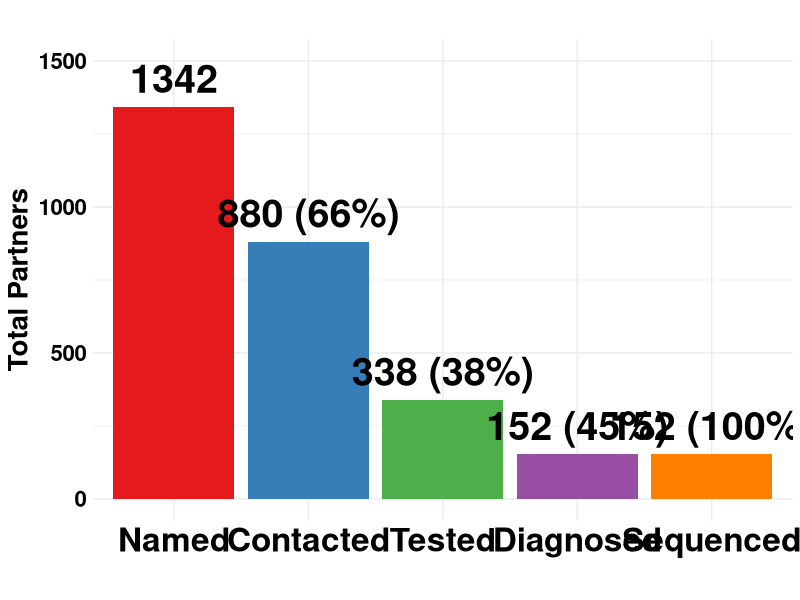

The R source for this figure:
rm(list=ls())

# Loading necessary libraries
library(tidyr)
library(ggplot2)
library(RColorBrewer)

# Structuring the data with the average values
overall_data <- data.frame(
  Category = c("Named_Mean", "Contacted_Mean", "Tested_Mean", "Diagnosed_Mean", "Sequenced_Mean"),
  Value = c(1342, 880, 338, 152, 152)
)

# Adjusting the factor levels and labels for the Category column
overall_data$Category <- factor(overall_data$Category, 
                                levels = c("Named_Mean", 
                                           "Contacted_Mean",
                                           "Tested_Mean",
                                           "Diagnosed_Mean",
                                           "Sequenced_Mean"),
                                labels = c("Named", 
                                           "Contacted",
                                           "Tested", 
                                           "Diagnosed", 
                                           "Sequenced"))

# Color settings
set1_colors <- brewer.pal(8, "Set1")
my_colors <- c("Named" = set1_colors[1], 
               "Contacted" = set1_colors[2],
               "Tested" = set1_colors[3],     
               "Diagnosed" = set1_colors[4],  
               "Sequenced" = set1_colors[5]) 


# Create the labels
labels_n = c("1342", "880 (66%)", "338 (38%)", "152 (45%)", "152 (100%)")

# Updated plot code
p_overall <- ggplot(overall_data, aes(x = Category, y = Value, fill = Category)) +
  geom_bar(stat = "identity", position = "dodge") +
  geom_text(aes(label=labels_n), vjust=-0.5, size=10, fontface="bold") +
  labs(title = "",
       y = "Total Partners",
       x = "") +
  scale_fill_manual(values=my_colors) +  # Setting colors manually
  scale_y_continuous(limits = c(0, 1500)) +
  theme_minimal() +
  theme(
    plot.title = element_text(size = 18, face = "bold"),
    axis.title.x = element_text(size = 22, face = "bold", color = "black"),
    axis.title.y = element_text(size = 20, face = "bold", color = "black"),
    axis.text.y = element_text(size = 16, face = "bold", color = "black"),
    axis.text.x = element_text(size = 24, face = "bold", color = "black"),
    legend.position = "none"   # This will remove the legend
  )

print(p_overall)
